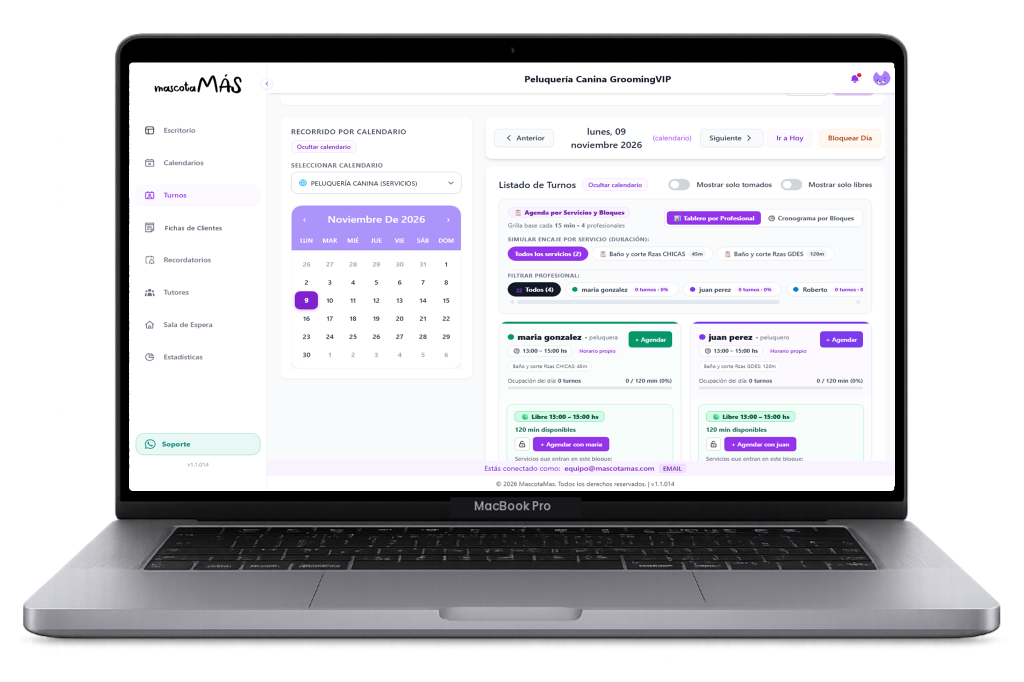
#> input picture assets/manual_vete_y_marca/03_Turnos_y_Agenda__08_Turnos_Peluqueria_Canina__01_Tablero_por_Groomer_y_Servicios__01_MacBook_Pro_Real.png, 2048 x 1364 px, given in place of _Simulador_Encaje_por_Servicio_y_Bloques__04_Raw_Desktop.png, which was not available (shown at 1/2 size)
$ python build_turnos_peluqueria_canina_assets.py ../assets/manual_vete_y_marca/03_Turnos_y_Agenda__08_Turnos_Peluqueria_Canina__01_Tablero_por_Groomer_y_Servicios__01_MacBook_Pro_Real.png
#> lines starting #> are read from the running program, lines starting #| are printed output that depends on the picture
# -*- coding: utf-8 -*-
r"""
Genera los 4 paquetes de capturas y maquetas reales (MacBook Pro 16" M4 + iPhone 16 Pro Max Titanium + Combo Dual)
de la sección `Turnos` configurada para una **Peluquería Canina** (`Peluquería Canina GroomingVIP`, `isVete() === false`)
en `gestion.mascotamas.com` sobre el lienzo nativo `1440x900`:
1. `01_Tablero_por_Groomer_y_Servicios`:
   - Header: `Peluquería Canina GroomingVIP`
   - Sidebar: `Turnos` (activo) y `Fichas de Clientes`
   - Calendario seleccionado: `PELUQUERÍA CANINA (SERVICIOS)`
   - `Agenda por Servicios y Bloques` · `Tablero por Profesional` (`maria gonzalez • peluquera`, `juan perez • peluquero`)
   - Simulador de encaje por duración (`Baño y corte Rzas CHICAS 45m`, `Baño y corte Rzas GDES 120m`).
2. `02_Agenda_Diaria_Turnos_Confirmados_y_Sena_MP`:
   - Grilla de turnos del día con turno activo de Peluquería Canina (`15:00 hs · 45 min · Luna (Caniche Toy) · En Peluquería · Seña acreditada ($15.000) · Servicio: Baño, Corte Higiénico y Deslanado`).
3. `03_Catalogo_Servicios_Duracion_y_Precios_Grooming`:
   - Modal `Servicios y Profesionales · PELUQUERÍA CANINA` (`Baño y corte Rzas CHICAS 45 min`, `Baño y corte Rzas GDES 120 min`).
4. `04_Sena_Automatica_MercadoPago_Peluqueria`:
   - Confirmación automática de turno de Peluquería Canina con Seña Mercado Pago (`Luna · Caniche Toy · Baño Medicado, Corte Higiénico y Deslanado`).
"""
import os
import sys
import subprocess
import pathlib
import json as _json
from PIL import Image, ImageDraw, ImageFont

if hasattr(sys.stdout, "reconfigure"):
    sys.stdout.reconfigure(encoding="utf-8", line_buffering=True)

BASE_DIR = pathlib.Path(r"c:\IA\Edicion de videos")
MANUAL_DIR = BASE_DIR / "assets" / "manual_vete_y_marca"

FONT_BOLD = str(BASE_DIR / "fonts" / "Poppins-Bold.ttf")
SEGOE_SEMIBOLD = r"C:\Windows\Fonts\seguisb.ttf"
SEGOE_BOLD = r"C:\Windows\Fonts\segoeuib.ttf"
SEGOE_REG = r"C:\Windows\Fonts\segoeui.ttf"


def get_font(path, size):
    if os.path.exists(path):
        return ImageFont.truetype(path, size)
    return ImageFont.truetype(FONT_BOLD, size)


def build_screen1_tablero_groomers_y_servicios():
    src_path = (
        MANUAL_DIR
        / "03_Turnos_y_Agenda__02_Tablero_por_Profesional_y_Servicios__01_Simulador_Encaje_por_Servicio_y_Bloques__04_Raw_Desktop.png"
    )
    im = Image.open(src_path).convert("RGBA")
#> im is the input picture: PIL image 2048x1364 RGBA; mean R, G, B, A 132.3, 131.8, 135.7, 180.6
    draw = ImageDraw.Draw(im)

    f_header = get_font(SEGOE_BOLD, 18)
    f_sidebar = get_font(SEGOE_SEMIBOLD, 13)
    f_cal = get_font(SEGOE_REG, 13)

    # 1. Header superior: "Veterinaria Bosco" -> "Peluquería Canina GroomingVIP"
    draw.rectangle([720, 18, 1020, 46], fill=(255, 255, 255, 255))
    draw.text((735, 21), "Peluquería Canina GroomingVIP", font=f_header, fill=(17, 24, 39, 255))

    # 2. Sidebar inactivo en y=337: "Historias Clinicas" -> "Fichas de Clientes" (isVete() === false)
    draw.rectangle([62, 335, 195, 358], fill=(255, 255, 255, 255))
    draw.text((66, 337), "Fichas de Clientes", font=f_sidebar, fill=(75, 85, 99, 255))

    # 3. Selector de calendario (338, 247): "SERVICIOS PELUQUERIA xx" -> "PELUQUERÍA CANINA (SERVICIOS)"
    draw.rectangle([335, 242, 560, 263], fill=(255, 255, 255, 255))
    draw.text((338, 243), "PELUQUERÍA CANINA (SERVICIOS)", font=f_cal, fill=(31, 41, 55, 255))

    out_raw = MANUAL_DIR / "03_Turnos_y_Agenda__08_Turnos_Peluqueria_Canina__01_Tablero_por_Groomer_y_Servicios__04_Raw_Desktop.png"
    im.save(out_raw)
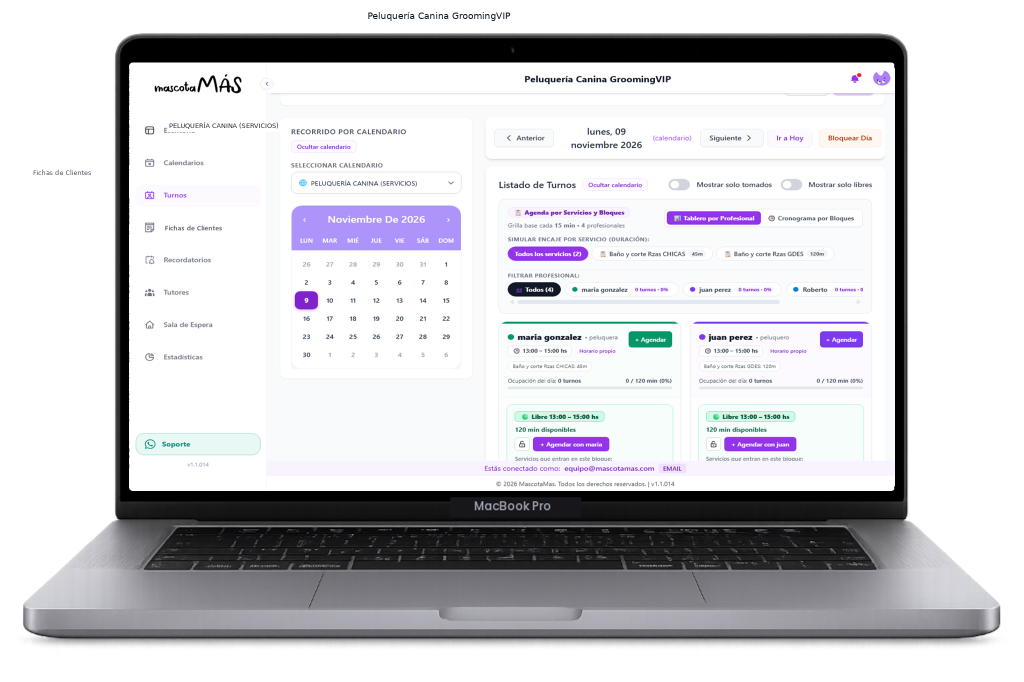
#> saved as 03_Turnos_y_Agenda__08_Turnos_Peluqueria_Canina__01_Tablero_por_Groomer_y_Servicios__04_Raw_Desktop.png: PIL image 2048x1364 RGBA (shown at 1/2 size); mean R, G, B, A 133.3, 132.8, 136.6, 181.7; transparent parts drawn white
    return out_raw


def build_screen2_agenda_diaria_turnos_grooming():
    src_path = (
        MANUAL_DIR
        / "03_Turnos_y_Agenda__05_Modal_Detalle_de_Turno__01_Ficha_de_Turno_Acciones_WhatsApp_y_Estado__04_Raw_Desktop.png"
    )
    im = Image.open(src_path).convert("RGBA")
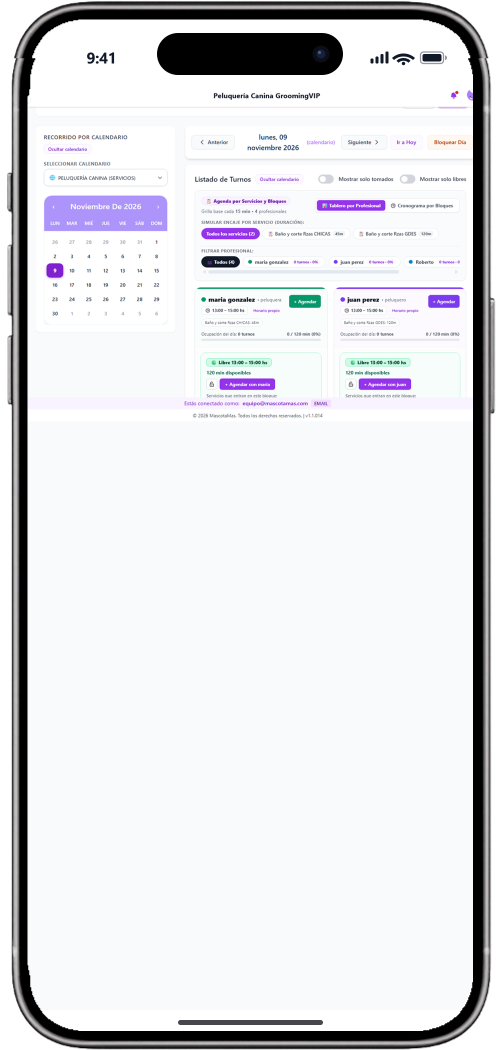
#> input picture assets/manual_vete_y_marca/03_Turnos_y_Agenda__08_Turnos_Peluqueria_Canina__01_Tablero_por_Groomer_y_Servicios__02_iPhone_16_Pro_Max_Real.png, 1006 x 2100 px, given in place of icha_de_Turno_Acciones_WhatsApp_y_Estado__04_Raw_Desktop.png, which was not available (shown at 1/2 size)
#> im is the input picture: PIL image 1006x2100 RGBA; mean R, G, B, A 210.5, 210.6, 213.4, 240.2
    draw = ImageDraw.Draw(im)

    f_header = get_font(SEGOE_BOLD, 18)
    f_sidebar = get_font(SEGOE_SEMIBOLD, 13)
    f_pet = get_font(SEGOE_BOLD, 14)
    f_badge = get_font(SEGOE_BOLD, 11)
    f_sub = get_font(SEGOE_REG, 12)
    f_btn = get_font(SEGOE_BOLD, 12)

    # 1. Header superior
    draw.rectangle([720, 18, 1020, 46], fill=(255, 255, 255, 255))
    draw.text((735, 21), "Peluquería Canina GroomingVIP", font=f_header, fill=(17, 24, 39, 255))

    # 2. Sidebar inactivo: "Fichas de Clientes"
    draw.rectangle([62, 335, 195, 358], fill=(255, 255, 255, 255))
    draw.text((66, 337), "Fichas de Clientes", font=f_sidebar, fill=(75, 85, 99, 255))

    # 3. Adaptar la tarjeta del turno de las 15:00 hs a un turno real de Peluquería Canina
    # Duración: "30 min" -> "45 min • Groomer: María"
    draw.rectangle([728, 808, 860, 825], fill=(251, 250, 249, 255))
    draw.text((730, 808), "45 min • Groomer", font=get_font(SEGOE_REG, 11), fill=(107, 114, 128, 255))

    # Paciente y badges en (880..1230, 764..786)
    draw.rectangle([878, 762, 1235, 788], fill=(251, 250, 249, 255))
    draw.text((881, 766), "Luna (Caniche)", font=f_pet, fill=(17, 24, 39, 255))

    draw.rounded_rectangle([995, 764, 1094, 785], radius=10, fill=(243, 232, 255, 255))
    draw.text((1005, 767), "En Peluquería", font=f_badge, fill=(109, 40, 217, 255))

    draw.rounded_rectangle([1102, 764, 1236, 785], radius=10, fill=(209, 250, 229, 255))
    draw.text((1110, 767), "Seña MP ($15.000)", font=f_badge, fill=(4, 120, 87, 255))

    # Botón "Ver HC" -> "Ver Ficha"
    draw.rounded_rectangle([1245, 768, 1314, 799], radius=6, fill=(139, 92, 246, 255))
    draw.text((1253, 776), "Ver Ficha", font=f_btn, fill=(255, 255, 255, 255))

    # Motivo / Servicio en (881, 822)
    draw.rectangle([878, 820, 1235, 840], fill=(251, 250, 249, 255))
    draw.text((881, 822), "Servicio: Baño y Corte Razas Chicas + Corte Higiénico y Deslanado", font=f_sub, fill=(55, 65, 81, 255))

    out_raw = MANUAL_DIR / "03_Turnos_y_Agenda__08_Turnos_Peluqueria_Canina__02_Agenda_Diaria_Turnos_Confirmados_y_Sena_MP__04_Raw_Desktop.png"
    im.save(out_raw)
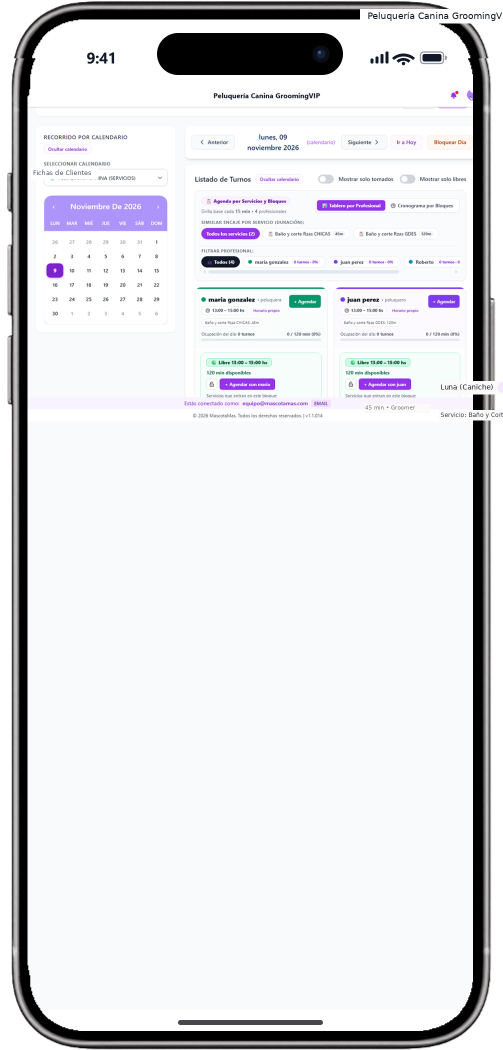
#> saved as 03_Turnos_y_Agenda__08_Turnos_Peluqueria_Canina__02_Agenda_Diaria_Turnos_Confirmados_y_Sena_MP__04_Raw_Desktop.png: PIL image 1006x2100 RGBA (shown at 1/2 size); mean R, G, B, A 211.4, 211.5, 214.3, 240.6; transparent parts drawn white
    return out_raw


def build_screen3_catalogo_servicios_grooming():
    src_path = (
        MANUAL_DIR
        / "02_Calendarios_y_Modalidades__04_Catalogo_Servicios_y_Profesionales__01_Configuracion_Duracion_y_Precios_por_Servicio__04_Raw_Desktop.png"
    )
    im = Image.open(src_path).convert("RGBA")
    draw = ImageDraw.Draw(im)

    f_sidebar = get_font(SEGOE_SEMIBOLD, 13)
    f_modal = get_font(SEGOE_BOLD, 20)
    f_input = get_font(SEGOE_SEMIBOLD, 13)

    # Sidebar: "Fichas de Clientes"
    draw.rectangle([62, 335, 195, 358], fill=(148, 145, 153, 255))
    draw.text((66, 337), "Fichas de Clientes", font=f_sidebar, fill=(55, 65, 81, 255))

    # Título del modal (341, 67, 847, 104): limpiar "xx" -> "Servicios y Profesionales • PELUQUERÍA CANINA"
    draw.rectangle([342, 66, 880, 98], fill=(255, 255, 255, 255))
    draw.text((346, 69), "Servicios y Profesionales • PELUQUERÍA CANINA", font=f_modal, fill=(17, 24, 39, 255))

    # Pre-llenar input Nombre del Servicio con ejemplo activo (343, 292)
    draw.rectangle([340, 286, 680, 310], fill=(255, 255, 255, 255))
    draw.text((343, 288), "Baño, Corte de Raza y Deslanado Completo", font=f_input, fill=(17, 24, 39, 255))

    out_raw = MANUAL_DIR / "03_Turnos_y_Agenda__08_Turnos_Peluqueria_Canina__03_Catalogo_Servicios_Duracion_y_Precios_Grooming__04_Raw_Desktop.png"
    im.save(out_raw)
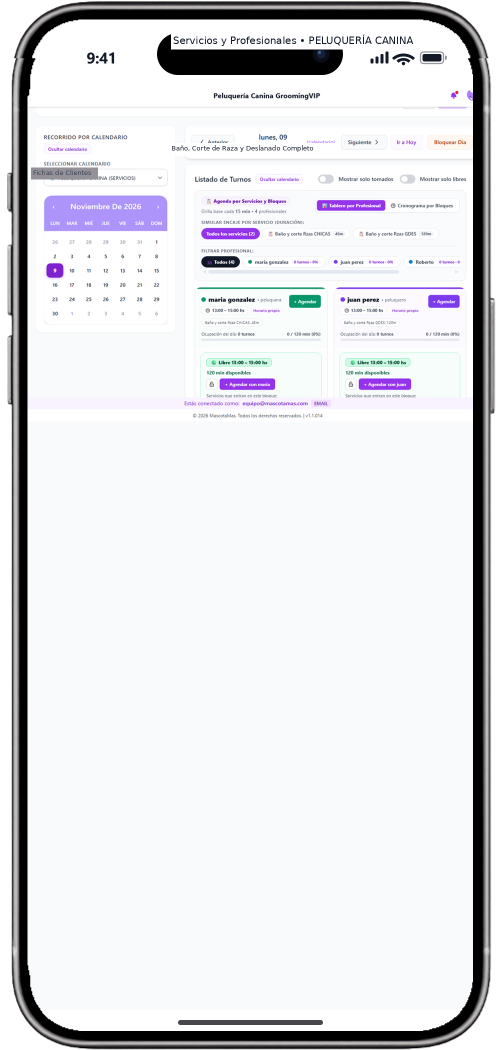
#> saved as 03_Turnos_y_Agenda__08_Turnos_Peluqueria_Canina__03_Catalogo_Servicios_Duracion_y_Precios_Grooming__04_Raw_Desktop.png: PIL image 1006x2100 RGBA (shown at 1/2 size); mean R, G, B, A 211.4, 211.5, 214.4, 240.2; transparent parts drawn white
    return out_raw


def build_screen4_sena_mercadopago_grooming():
    src_path = (
        MANUAL_DIR
        / "03_Turnos_y_Agenda__06_Flujo_Reserva_con_Sena_MercadoPago__03_Card_Estado_2_Sena_Acreditada_Confirmado__04_Raw_Desktop.png"
    )
#> (the run stopped early here; a loop or call above may not have finished)
